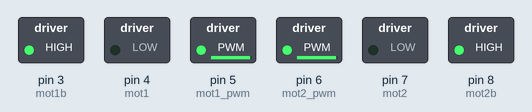
Simulated run of this sketch. Board: Arduino Uno, built with avr-gcc and run on an emulated ATmega328P. On the bench: switched loads named in the sketch (green lamp = pin HIGH).

Above: at 0.1 s.
At 6.1 s:
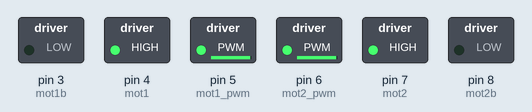
At 14.1 s:
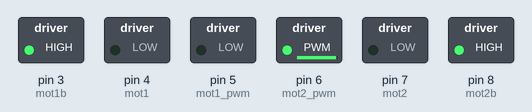
At 18.1 s:
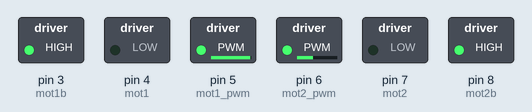
At 27.1 s:
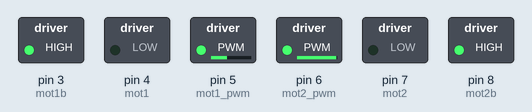
At 36.1 s:
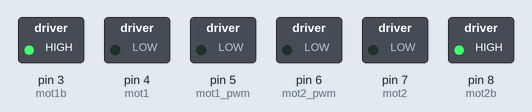
Timing chart, 0 to 39.5 s (numbered marks = the images above):
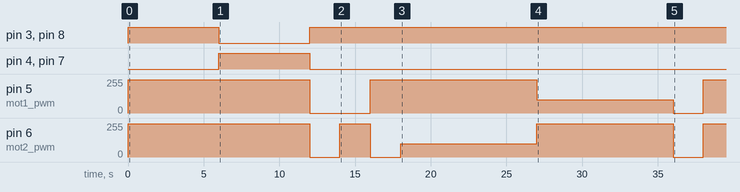

The sketch:

two_wheel_motor_robot.ino
```cpp
// This Robot/car generally has two wheels with motors at the back and 1 castor wheel in front working with L298n motor driver
// This robot code is basic for non-encoder motors(means we are not counting steps) , just moving the car using delay
//*****************************************************//
// IMPORTANT POINTS:
    // mot1 , mot1b are direction pins means if LOW and HIGH move motor left forward then HIGH and LOW move backward.  PS--According to circuit connections
    // mot2 , mot2b are direction pins means if LOW and HIGH move motor right forward then HIGH and LOW move backward.  PS--According to circuit connections
    //mot1_pwm is speed of left motor
    // mot2_pwm is speed of right motor
    // You also need to check when the right turn aur circle path is completing, means in how many seconds. and set that time as delay.
    //It depends on motor rpm, battery voltage etc.
//******************************************************//


// put below pin numbers according to your cicuit
int mot1_pwm=5;   // left motor speedpwm pin number
int mot1=4;      //left motor direction 1
int mot1b=3;    //left motor direction 2

int mot2_pwm=6;    // right motor speedpwm pin number
int mot2=7;       //right motor direction 1
int mot2b=8;      //right  motor direction 2


void setup() {
  // putting all pins mode as output
  pinMode(mot1,OUTPUT);
  pinMode(mot1b,OUTPUT);
    pinMode(mot1_pwm,OUTPUT);

  pinMode(mot2_pwm,OUTPUT);
  pinMode(mot2,OUTPUT);
  pinMode(mot2b,OUTPUT);


// initialize motors pwm as zero to stop in initial
  digitalWrite(mot1,LOW);
  digitalWrite(mot1b,LOW);
  analogWrite(mot1_pwm,0);

  digitalWrite(mot2,LOW);
  digitalWrite(mot2b,LOW);
  analogWrite(mot2_pwm,0);


}

void loop() {
  // put your main code here, to run repeatedly:

    // there are many other ways also to make your bot turn left or right. Below is one of the way.

    // calling the above functions to move the bot

    move_forward();
    delay(6000);  // move forward for 6 seconds

    move_backward();
    delay(6000);  // move backward for 6 seconds

     stop_car();
    delay(2000); // stop the bot for 2 seconds

     left_turn();  //bot will rotate on left side on its position
    delay(2000);    // this will starts rotating it for 2 seconds
    right_turn();  //bot will rotate on right side on its position
    delay(2000);

    circle_clockwise();
    delay(9000);  // moving clockwise in circular path for 9 seconds
    circle_anticlockwise();
    delay(9000);  // moving anticlockwise in circular path for 9 seconds

    stop_car();
    delay(2000); // stop the bot for 2 seconds


    // similarly we can write any path using above functions

}

// Functions for the movement of car/robot

int stop_car()
{
  digitalWrite(mot1,LOW);
  digitalWrite(mot1b,HIGH);
  analogWrite(mot1_pwm,0);

  digitalWrite(mot2,LOW);
  digitalWrite(mot2b,HIGH);
  analogWrite(mot2_pwm,0);

  }
int move_forward()
{
  digitalWrite(mot1,LOW);
  digitalWrite(mot1b,HIGH);
  analogWrite(mot1_pwm,250);

  digitalWrite(mot2,LOW);
  digitalWrite(mot2b,HIGH);
  analogWrite(mot2_pwm,250);

  }
int move_backward()
{
  digitalWrite(mot1,HIGH);
  digitalWrite(mot1b,LOW);
  analogWrite(mot1_pwm,250);

  digitalWrite(mot2,HIGH);
  digitalWrite(mot2b,LOW);
  analogWrite(mot2_pwm,250);

  }
 int circle_clockwise()
  {

  digitalWrite(mot1,LOW);
  digitalWrite(mot1b,HIGH);
  analogWrite(mot1_pwm,250);

  digitalWrite(mot2,LOW);
  digitalWrite(mot2b,HIGH);
  analogWrite(mot2_pwm,100);

    }

 int circle_anticlockwise()
  {

  digitalWrite(mot1,LOW);
  digitalWrite(mot1b,HIGH);
  analogWrite(mot1_pwm,100);

  digitalWrite(mot2,LOW);
  digitalWrite(mot2b,HIGH);
  analogWrite(mot2_pwm,250);

    }

int left_turn()
  {

  digitalWrite(mot1,LOW);
  digitalWrite(mot1b,HIGH);
  analogWrite(mot1_pwm,0);

  digitalWrite(mot2,LOW);
  digitalWrite(mot2b,HIGH);
  analogWrite(mot2_pwm,250);

    }
int right_turn()
 {

  digitalWrite(mot1,LOW);
  digitalWrite(mot1b,HIGH);
  analogWrite(mot1_pwm,250);

  digitalWrite(mot2,LOW);
  digitalWrite(mot2b,HIGH);
  analogWrite(mot2_pwm,0);

    }
```

Measured:
- by itself, pin 3 (mot1b), pin 8 (mot2b): LOW → HIGH at 0.00 s, → LOW 6.0 s later, → HIGH 6.0 s later
- by itself, pin 4 (mot1), pin 7 (mot2): LOW → HIGH at 6.0 s, → LOW 6.0 s later
- by itself, pin 6 (mot2_pwm): 0/255 → 250/255 at 0.00 s, → 0/255 12.0 s later, → 250/255 2.0 s later, → 0/255 2.0 s later, … (8 changes in this stretch)
- by itself, pin 5 (mot1_pwm): 0/255 → 250/255 at 0.00 s, → 0/255 12.0 s later, → 250/255 4.0 s later, → 100/255 11.0 s later, … (6 changes in this stretch)
